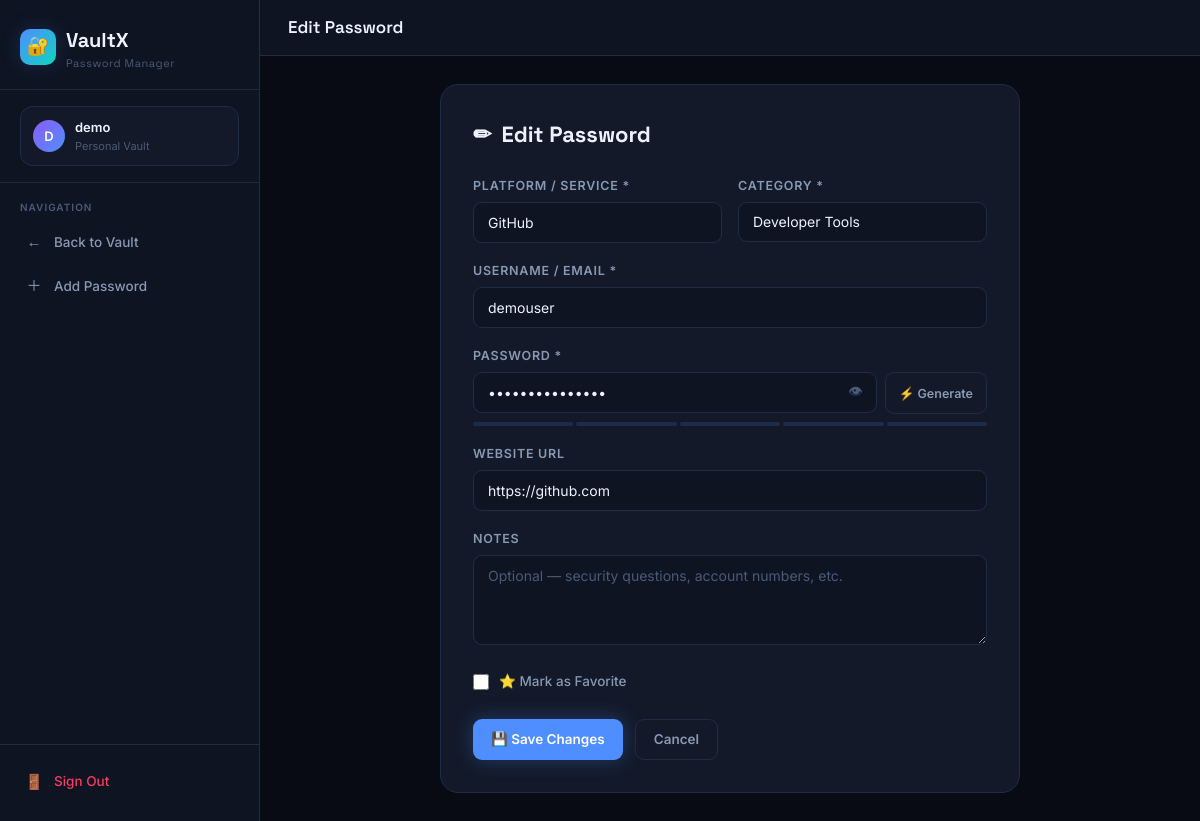
Page /edit/2/ (signed in) on the committed database.
### vault/models.py (models this page shows, shortened)
class PasswordEntry(models.Model):
    user = models.ForeignKey(User, on_delete=models.CASCADE, related_name='passwords')
    platform = models.CharField(max_length=100)
    username = models.CharField(max_length=200)
    _password = models.TextField(db_column='password')
    url = models.URLField(blank=True, null=True)
    notes = models.TextField(blank=True, null=True)
    category = models.CharField(max_length=50, choices=CATEGORY_CHOICES, default='other')
    is_favorite = models.BooleanField(default=False)
    created_at = models.DateTimeField(auto_now_add=True)
    updated_at = models.DateTimeField(auto_now=True)
    @property
    def password(self):
        try:
            f = get_fernet()
            return f.decrypt(self._password.encode()).decode()
        except:
            return self._password
    @password.setter
    def password(self, value):
        f = get_fernet()
        self._password = f.encrypt(value.encode()).decode()
    class Meta:
        ordering = ['-updated_at']

### vault/views.py (the view)
# urls.py: path('edit/<int:pk>/', views.edit_entry, name='edit_entry'),
@login_required
def edit_entry(request, pk):
    entry = get_object_or_404(PasswordEntry, pk=pk, user=request.user)
    if request.method == 'POST':
        form = PasswordEntryForm(request.POST, instance=entry)
        if form.is_valid():
            form.save()
            messages.success(request, f'"{entry.platform}" updated!')
            return redirect('dashboard')
    else:
        initial = {'password': entry.password}
        form = PasswordEntryForm(instance=entry, initial=initial)
    return render(request, 'vault/entry_form.html', {'form': form, 'title': 'Edit Password', 'entry': entry, 'categories': CATEGORY_CHOICES, 'quick_platforms': QUICK_PLATFORMS})

### vault/forms.py (shortened to what this page needs)
class PasswordEntryForm(forms.ModelForm):
    password = forms.CharField(widget=forms.PasswordInput(render_value=True))
    class Meta:
        model = PasswordEntry
        fields = ['platform', 'username', 'password', 'url', 'category', 'notes', 'is_favorite']

### vault/models.py (called while the page is built)
def get_fernet():
    key = b'vaultx-enc-key-32bytes-padding123'
    key = base64.urlsafe_b64encode(hashlib.sha256(key).digest())
    return Fernet(key)

### templates/vault/entry_form.html (shortened to what this page needs)
{% extends 'vault/base.html' %}
{% block body %}
<div class="app-layout">
  <aside class="sidebar">
    <div class="sidebar-logo">
      <a href="{% url 'dashboard' %}" class="logo-mark">
        <div class="logo-icon">🔐</div>
        <div>
          VaultX
          <span class="logo-sub">Password Manager</span>
        </div>
      </a>
    </div>
    <div class="sidebar-user">
      <div class="user-pill">
        <div class="user-avatar">{{ request.user.username|first|upper }}</div>
        <div class="user-info">
          <div class="user-name">{{ request.user.username }}</div>
          <div class="user-role">Personal Vault</div>
        </div>
      </div>
    </div>
    <nav class="sidebar-nav">
      <div class="nav-section-label">Navigation</div>
      <a href="{% url 'dashboard' %}" class="nav-link">
        <span class="nav-icon">←</span> Back to Vault
      </a>
      <a href="{% url 'add_entry' %}" class="nav-link {% if not entry %}active{% endif %}">
        <span class="nav-icon">＋</span> Add Password
      </a>
    </nav>
    <div class="sidebar-footer">
      <a href="{% url 'logout' %}" class="nav-link" style="color:var(--rose);">
        <span class="nav-icon">🚪</span> Sign Out
      </a>
    </div>
  </aside>
  <div class="main-content">
    <div class="topbar">
      <div class="topbar-title">{{ title }}</div>
    </div>
    <div class="page-body">
      <div class="form-page">
        <div class="form-card">
          <div class="form-title">
            <span>{% if entry %}✏{% else %}＋{% endif %}</span>
            {{ title }}
          </div>
          <form method="post">
            <div class="form-row-2">
              <div class="form-row" style="margin-bottom:0">
                <label>Platform / Service *</label>
                <input type="text" name="platform" id="platformInput"
                       placeholder="e.g. Google, GitHub, AWS…"
                       value="{{ form.platform.value|default:'' }}" required>
              </div>
              <div class="form-row" style="margin-bottom:0">
                <label>Category *</label>
                <select name="category" id="categorySelect">
                  {% for val, label in categories %}
                  <option value="{{ val }}" {% if form.category.value == val %}selected{% endif %}>{{ label }}</option>
                  {% endfor %}
                </select>
              </div>
            </div>
            <div class="form-row">
              <label>Username / Email *</label>
              <input type="text" name="username"
                     placeholder="your@email.com or username"
                     value="{{ form.username.value|default:'' }}" required>
            </div>
            <div class="form-row">
              <label>Password *</label>
              <div class="input-with-btn" style="display:flex; gap:8px; align-items:flex-start;">
                <div style="flex:1; position:relative;">
                  <input type="password" name="password" id="mainPassword"
                         placeholder="Enter or generate password"
                         value="{{ form.password.value|default:'' }}"
                         oninput="updateStrength(this)" required>
                  <button type="button" class="input-inner-btn" onclick="togglePassword('mainPassword')">👁</button>
                </div>
                <button type="button" class="btn btn-secondary btn-sm" onclick="generatePassword('mainPassword')" style="white-space:nowrap; height:42px; margin-top:0;">
                  ⚡ Generate
                </button>
              </div>
              <div class="pwd-strength">
                <div class="pwd-strength-bar">
                  <div class="pwd-strength-seg"></div>
                  <div class="pwd-strength-seg"></div>
                  <div class="pwd-strength-seg"></div>
                  <div class="pwd-strength-seg"></div>
                  <div class="pwd-strength-seg"></div>
                </div>
              </div>
            </div>
            <div class="form-row">
              <label>Website URL</label>
              <input type="url" name="url"
                     placeholder="https://example.com"
                     value="{{ form.url.value|default:'' }}">
            </div>
            <div class="form-row">
              <label>Notes</label>
              <textarea name="notes" placeholder="Optional — security questions, account numbers, etc.">{{ form.notes.value|default:'' }}</textarea>
            </div>
            <div class="form-row">
              <label class="checkbox-row" style="text-transform:none; letter-spacing:0;">
                <input type="checkbox" name="is_favorite"
                       {% if form.is_favorite.value %}checked{% endif %}>
                <span>⭐ Mark as Favorite</span>
              </label>
            </div>
            <div class="form-actions">
              <button type="submit" class="btn btn-primary">
                {% if entry %}💾 Save Changes{% else %}🔐 Save to Vault{% endif %}
              </button>
              <a href="{% url 'dashboard' %}" class="btn btn-secondary">Cancel</a>
            </div>
          </form>
        </div>
      </div>
    </div>
  </div>
</div>
{% endblock %}

### rows in the picture
PasswordEntry: platform "GitHub", category "Developer Tools", username "demouser", url "https://github.com"

### other values in the picture
{{ request.user.username|first|upper }} "D"
{{ request.user.username }} "demo"
{{ title }} "Edit Password"
